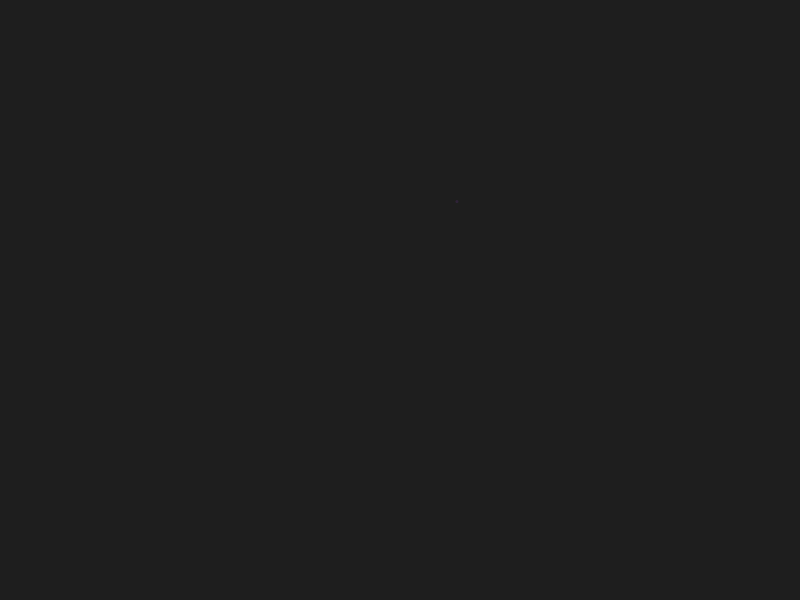
Frame 1 (no input)
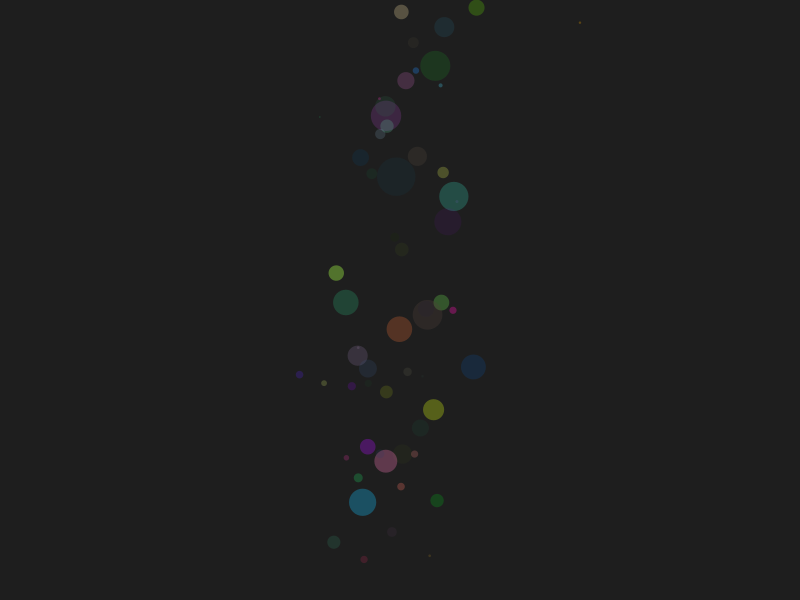
Frame 60 (the mouse pressed at the canvas centre just before this capture)
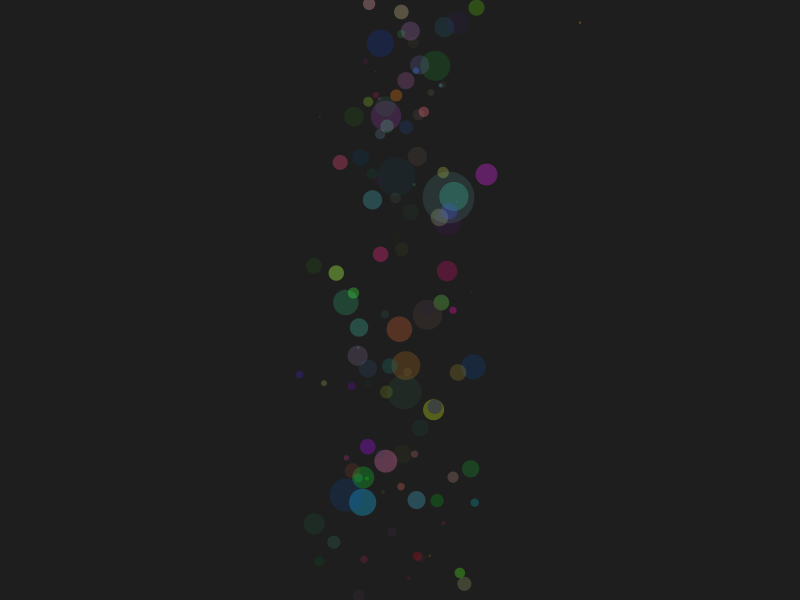
Frame 120 (the mouse held since frame 60 and released just before this capture)

The Processing sketch that drew these frames (run headless with seeded random() and noise(); from frame 60 on, the mouse is pressed at the canvas centre):

// Processing sketch: quiz_3
// ── quiz_3.pde
int counter = 0;

void setup()
{
  size(800, 600);
  background(30);
}

void draw()
{
  noStroke();

  //  Color (RGB 0 – 255, Alpha 10 – 100)
  fill(random(255), random(255), random(255), random(10, 100));

  //  Position
  float gaussian = randomGaussian();  //  clustered horizontally
  float x = 50 * gaussian + width / 2;
  float y = random(height);  //  vertical spread

  //  Size (Gaussian-based variation)
  float size = abs(randomGaussian() * 15 + 5);

  //  Draw
  circle(x, y, size);

  //  Reset canvas every 300 frames
  counter++;
  if (counter > 300)
  {
    background(30);
    counter = 0;
  }
}
